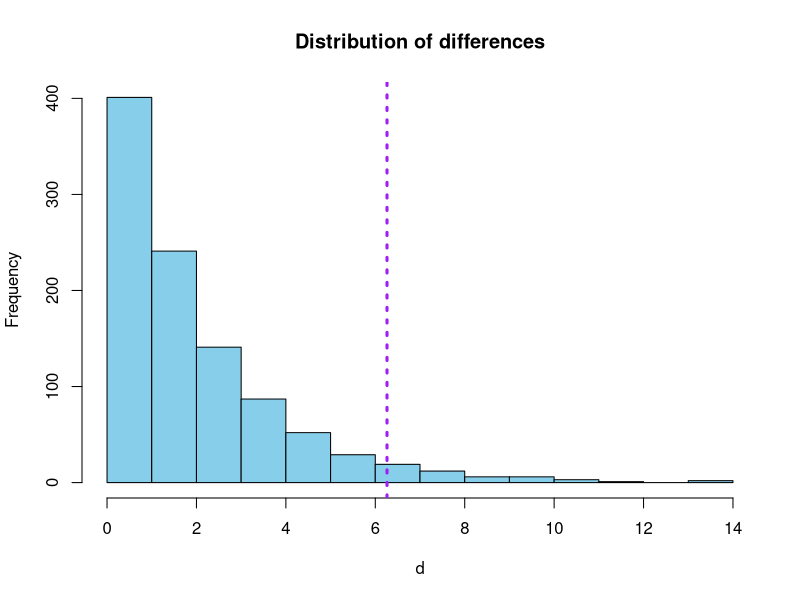

This chart was generated by the following R code:
eels <- matrix(c(264, 161, 127, 116, 99, 67), ncol = 3) # EELS Dataset

speciesLabels <- c('G.moringa', 'G.vicinus') ## lables of species
locationLabels <- c('Border', 'Grass', 'Sand') ## lables of locations

dimnames(eels) <- list(species = speciesLabels,
                       location = locationLabels)
eels

sampleSize = sum(eels) ## Total number of eels

speciesCount = rowSums(eels) ## Total counts as per the species
locationProps = colSums(eels) / sampleSize ## Probabilites of the locations

# our expected distribution
exp <- outer(speciesCount, locationProps) ## expected number of values for eels

# difference between eels and expected
cs <- sum((eels - exp)^2 / exp) ## chi squared distance - 6.26


# Simulate / the distribution of differences
#
# simulate the data, assuming that the species
# does not effect the location
speciesProps <- speciesCount / sampleSize # Probability/distribution of species

d <- replicate(1000,
               {
                 # sample of species
                 sp <- sample(speciesLabels,
                              size = sampleSize,
                              replace = TRUE,
                              prob = speciesProps)
                 
                 # sample of locations
                 lc <- sample(locationLabels,
                              size = sampleSize,
                              replace = TRUE,
                              prob = locationProps)
                 
                 # tabulate the results
                 res <- table(sp, lc)
                 
                 
                 # re-compute the expected
                 # here we recomputed because earlier we calculated the expected value before as per it's
                 # distributions and not as per original counts.
                 # so, we need to recompute it everytime.
                 r <- rowSums(res)
                 c <- colSums(res) / sum(res)
                 
                 ex <- outer(r, c)
                 
                 
                 # compute diff between sample and expected
                 sum((res - ex)^2 / ex)
               })

hist(d, col = 'skyblue', main = 'Distribution of differences')
abline(v = cs, col = 'purple', lwd = 3, lty = 3)

pVal <- mean(d > cs)  # p-value
pVal
cv <- 0.05
cv > pVal ## can we reject the null hypothesis?

## now it came false, this means we cannot reject the null hypothesis.
## i.e they are same, or there is no difference in their habitat


# H0: Not difference in habitat preference
#     between the species

# H1: There is a difference in habitat
#     preference between the species

# CV = 0.05 (5%)